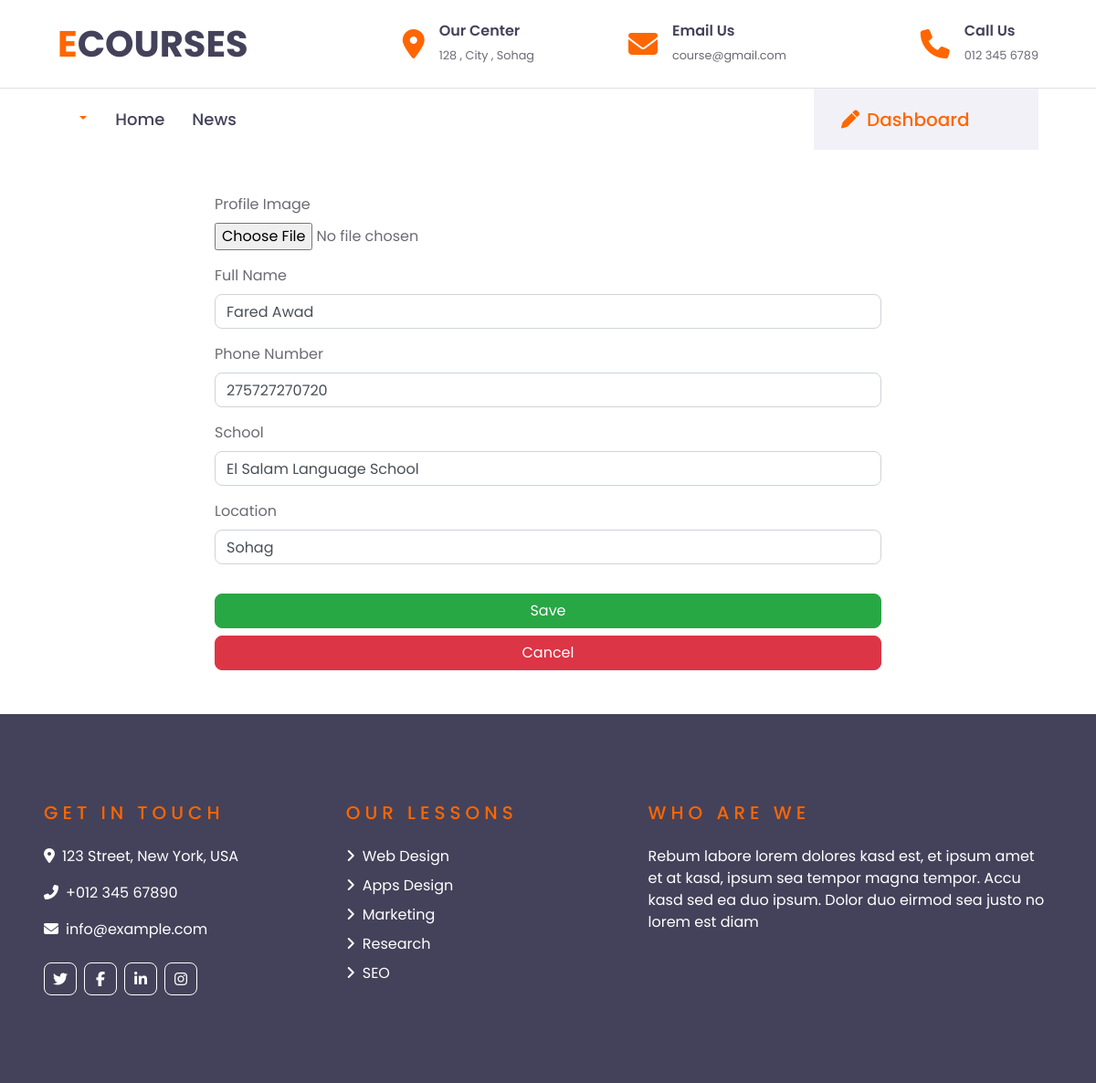
Page /settings-teacher (signed in) on the committed database.
### core/models.py (models this page shows, shortened)
class Profile(models.Model):
    user = models.ForeignKey(User, on_delete=models.CASCADE)
    id_user = models.IntegerField()
    name = models.CharField(max_length=100, blank=True , null=True)
    school = models.TextField(blank=True)
    image = models.ImageField(upload_to='profile_images', default='blank-profile-picture.png')
    location = models.CharField(max_length=100, blank=True)
    phone = models.CharField(max_length=100, blank=True , null=True)
    class years(models.TextChoices):
        first = 'first',
        second = 'second',
        third = 'third',
        none = 'none',
    year = models.CharField(max_length=25, choices=years.choices, default=years.none,  blank=True , null=True)
    money = models.IntegerField(editable=True , default='0')
    no_of_buys = models.IntegerField(default=0)
    public = models.BooleanField(default=True)
    join_date = models.DateTimeField(default=datetime.now)
    premium = models.BooleanField(default=True)
    instructor = models.BooleanField(default=False)
    admin = models.BooleanField(default=False)
    class subjects(models.TextChoices):
        arabic = 'arabic',
        english = 'english',
        math = 'math',
        physics = 'physics',
        chemistry = 'chemistry',
        biology = 'biology',
        french = 'french',
        german = 'german',
        student = 'student'
    subject = models.CharField(max_length=25, choices=subjects.choices, default=subjects.student, null=True,  blank=True)

### core/views.py (the view, shortened to what this page needs)
# urls.py: path('settings-teacher', views.settings_teacher, name='settings-teacher'),
@login_required(login_url='signin')
def settings_teacher(request):
    user_profile = Profile.objects.get(user=request.user)
    return render(request, 'accounts/edit-profile-teacher.html', {'user_profile': user_profile})

### templates/accounts/edit-profile-teacher.html (shortened to what this page needs)
{% extends "base.html" %}
{% load static %}
{% block content %}
<body>
    {% if user_profile.instructor == True %}
    <div class="container mt-5 mb-5">
        <form action="" method="post" enctype="multipart/form-data">
            <div class="row justify-content-center">
                <div class="col-8">
                    <div class="form-group">
                        <label for="exampleFormControlFile1">Profile Image</label>
                        <input type="file" name="image" class="form-control-file" id="exampleFormControlFile1">
                    </div>
                </div>
                <div class="col-8">
                    <div class="form-group">
                        <label for="name">Full Name</label>
                        <input id="name" class="form-control" name="name" value="{{user_profile.name}}" type="text"
                            placeholder="Enter Your Name">
                    </div>
                </div>
                <div class="col-8">
                    <div class="form-group">
                        <label for="bio">Phone Number</label>
                        <input id="bio" class="form-control" name="phone" value="{{user_profile.phone}}" type="text"
                            placeholder="Enter Your Phone Number">
                    </div>
                </div>
                <div class="col-8">
                    <div class="form-group">
                        <label for="bio">School</label>
                        <input id="bio" class="form-control" name="school" value="{{user_profile.school}}" type="text"
                            placeholder="Enter Your School Name">
                    </div>
                </div>
                <div class="col-8">
                    <div class="form-group">
                        <label for="location"> Location</label>
                        <input id="location" class="form-control" name="location" value="{{user_profile.location}}"
                            type="text" placeholder="Enter Your Location">
                    </div>
                </div>
                <div class="col-8">
                    <button type="submit" class="btn btn-success w-100 mb-2 mt-3">Save</button>
                    <a class="btn btn-danger w-100" style="text-decoration: none;"
                        href="/profile/{{user.username}}">Cancel</a>
                </div>
            </div>
        </form>
    </div>
    {% endif %}
</body>
{% endblock content %}

### rows in the picture
Profile: name "Fared Awad", phone "275727270720", school "El Salam Language School", location "Sohag"
